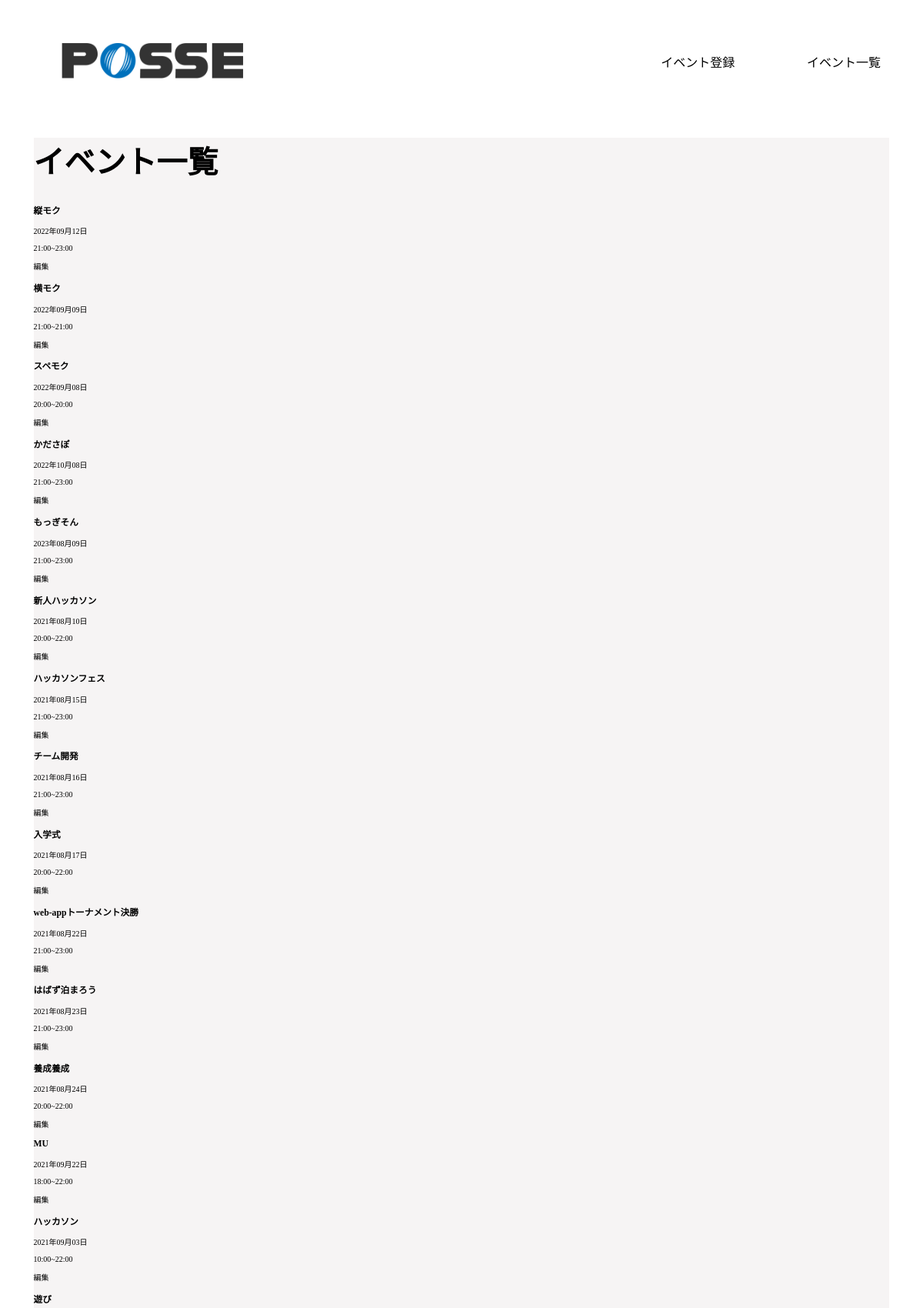
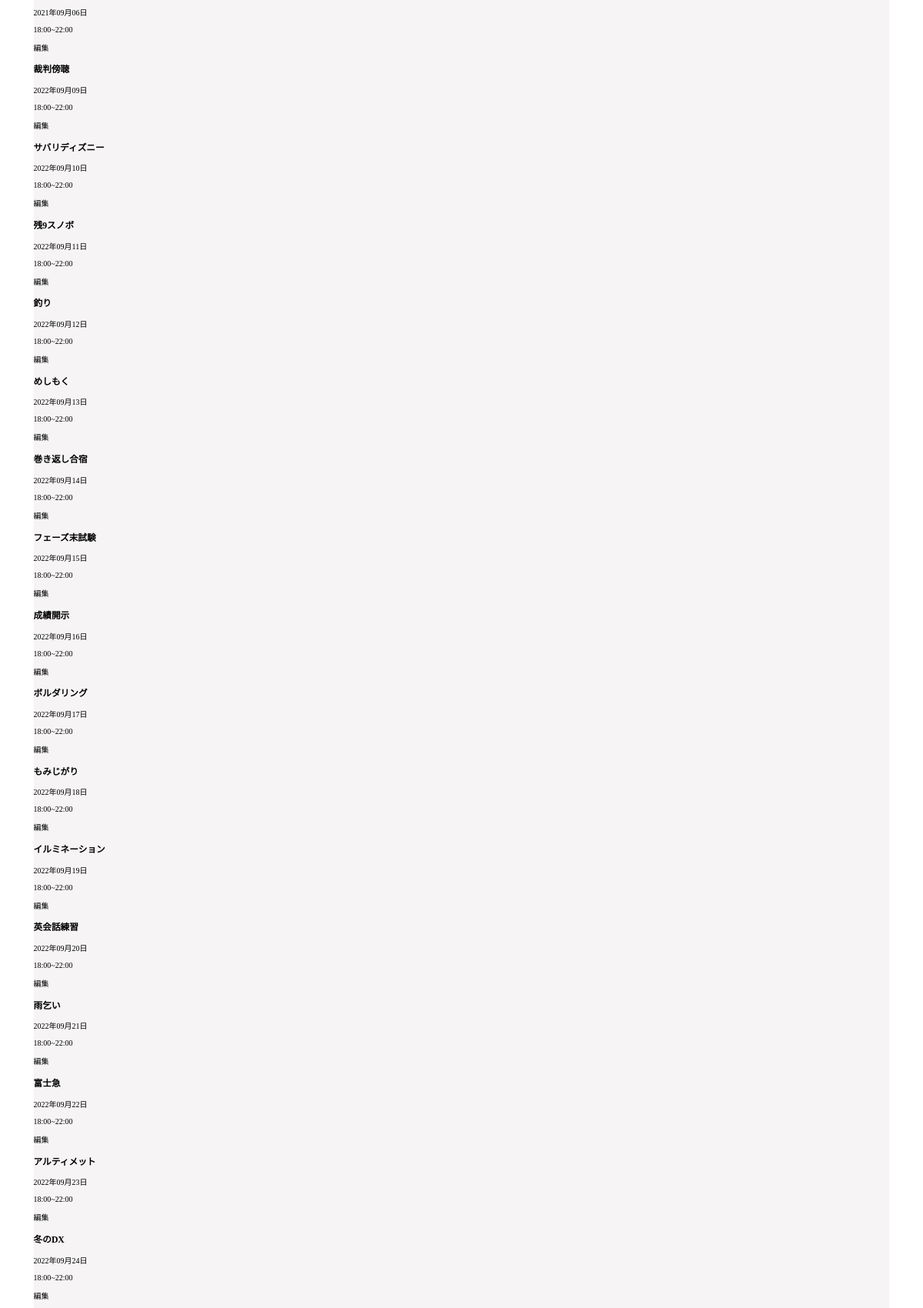
The page /admin/event_list.php (signed in, upper part) on the database its author committed (2 pictures, top to bottom).
### tables this page shows
CREATE TABLE events (
  id INT AUTO_INCREMENT NOT NULL PRIMARY KEY,
  name VARCHAR(255) NOT NULL,
  start_at DATETIME,
  end_at DATETIME,
  event_detail VARCHAR(255),
  created_at DATETIME DEFAULT CURRENT_TIMESTAMP,
  updated_at DATETIME DEFAULT CURRENT_TIMESTAMP ON UPDATE CURRENT_TIMESTAMP,
  deleted_at DATETIME
);

### src/admin/event_list.php (the view, shortened to what this page needs)
<?php
require('../dbconnect.php');
$stmt = $db->query('SELECT events.id, events.name, events.start_at, events.end_at, count(event_attendance.id) AS total_participants FROM events LEFT JOIN event_attendance ON events.id = event_attendance.event_id GROUP BY events.id');
$events = $stmt->fetchAll();
?>
<!DOCTYPE html>
<html lang="ja">
<head>
  <link rel="stylesheet" href="../admin/css/admin.css">
</head>
<body>
  <header>
    <div class="header_logo">
      <img src="../img/header-logo.png" alt="posseロゴ">
    </div>
    <div class="header_title">
      <p><a href="./event_registration.php">イベント登録</a></p>
    </div>
    <div class="header_title">
      <p><a href="./event_list.php">イベント一覧</a></p>
    </div>
  </header>
  <main>
    <div>
      <h1>イベント一覧</h1>
    </div>
    <?php foreach ($events as $event) : ?>
      <?php
      $start_date = strtotime($event['start_at']);
      $end_date = strtotime($event['end_at']);
      ?>
      <div class="modal-open bg-white mb-3 p-4 flex justify-between rounded-md shadow-md cursor-pointer" id="event-<?php echo $event['id']; ?>">
        <div>
          <h3 class="font-bold text-lg mb-2"><?php echo $event['name'] ?></h3>
          <p><?php echo date("Y年m月d日", $start_date); ?></p>
          <p class="text-xs text-gray-600">
            <?php echo date("H:i", $start_date) . "~" . date("H:i", $end_date); ?>
          </p>
        </div>
      </div>
      <form action="./event_edit.php" method="POST" class="each_event_edit">
        <p><a href="./event_edit.php?id=<?php echo $event['id']; ?>">編集</a></p>
      </form>
    <?php endforeach; ?>
  </main>
</body>
</html>

### src/admin/css/admin.css (style rules this page uses)
html { font-size: 62.5%; }
a { text-decoration: none; color: black; }
header { display: flex; justify-content: space-around; align-items: center; }
.header_logo img { width: 40%; }
.header_logo { width: 60%; }
.header_title p { font-size: 1.6rem; }
main { background-color: rgb(246, 244, 244); width: 94%; margin: 0 auto; }
h1 { font-size: 4rem; }

### rows shown on the page
events: name "縦モク", start_at "2022年09月12日", start_at "21:00", end_at "23:00"
events: name "横モク", start_at "2022年09月09日", start_at "21:00", end_at "21:00"
events: name "スペモク", start_at "2022年09月08日", start_at "20:00", end_at "20:00"
events: name "かださぽ", start_at "2022年10月08日", start_at "21:00", end_at "23:00"
events: name "もっぎそん", start_at "2023年08月09日", start_at "21:00", end_at "23:00"
events: name "新人ハッカソン", start_at "2021年08月10日", start_at "20:00", end_at "22:00"
events: name "ハッカソンフェス", start_at "2021年08月15日", start_at "21:00", end_at "23:00"
events: name "チーム開発", start_at "2021年08月16日", start_at "21:00", end_at "23:00"
events: name "入学式", start_at "2021年08月17日", start_at "20:00", end_at "22:00"
events: name "web-appトーナメント決勝", start_at "2021年08月22日", start_at "21:00", end_at "23:00"
events: name "はばず泊まろう", start_at "2021年08月23日", start_at "21:00", end_at "23:00"
events: name "養成養成", start_at "2021年08月24日", start_at "20:00", end_at "22:00"
events: name "MU", start_at "2021年09月22日", start_at "18:00", end_at "22:00"
events: name "ハッカソン", start_at "2021年09月03日", start_at "10:00", end_at "22:00"
events: name "遊び", start_at "2021年09月06日", start_at "18:00", end_at "22:00"
events: name "裁判傍聴", start_at "2022年09月09日", start_at "18:00", end_at "22:00"
events: name "サバリディズニー", start_at "2022年09月10日", start_at "18:00", end_at "22:00"
events: name "残9スノボ", start_at "2022年09月11日", start_at "18:00", end_at "22:00"
events: name "釣り", start_at "2022年09月12日", start_at "18:00", end_at "22:00"
events: name "めしもく", start_at "2022年09月13日", start_at "18:00", end_at "22:00"
events: name "巻き返し合宿", start_at "2022年09月14日", start_at "18:00", end_at "22:00"
events: name "フェーズ末試験", start_at "2022年09月15日", start_at "18:00", end_at "22:00"
events: name "成績開示", start_at "2022年09月16日", start_at "18:00", end_at "22:00"
events: name "ボルダリング", start_at "2022年09月17日", start_at "18:00", end_at "22:00"
events: name "もみじがり", start_at "2022年09月18日", start_at "18:00", end_at "22:00"
events: name "イルミネーション", start_at "2022年09月19日", start_at "18:00", end_at "22:00"
events: name "英会話練習", start_at "2022年09月20日", start_at "18:00", end_at "22:00"
events: name "雨乞い", start_at "2022年09月21日", start_at "18:00", end_at "22:00"
events: name "富士急", start_at "2022年09月22日", start_at "18:00", end_at "22:00"
events: name "アルティメット", start_at "2022年09月23日", start_at "18:00", end_at "22:00"
events: name "冬のDX", start_at "2022年09月24日", start_at "18:00", end_at "22:00"
